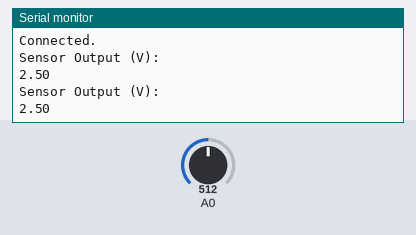
A sketch run on a simulated ESP8266 (NodeMCU). On the bench: the last lines printed to the serial monitor. The test bench sets the inputs (shaded band); at power-on: A0 = 512. WiFi joins after 1.5 s; servers stay silent unless stated.

Above: at 7.1 s.
7.2 s: A0 set to 716
At 8.7 s:
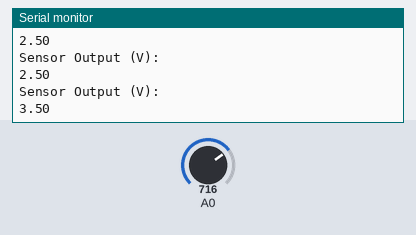
9.5 s: A0 set to 900
At 10.9 s:
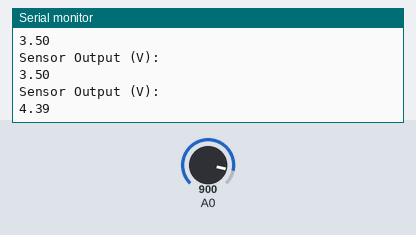
Timing chart, 0 to 12.5 s (numbered marks = the images above; inputs shaded):
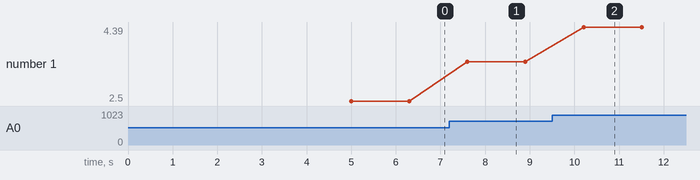

The sketch:

turbidity.ino
```cpp
#include "ThingSpeak.h"
#include <ESP8266WiFi.h>

//----------- Enter you Wi-Fi Details---------//
char ssid[] = "IOT"; //SSID
char pass[] = "c0v3ntry"; // Password
//-------------------------------------------//
WiFiClient  client;

unsigned long myChannelField = 2209876; // Channel ID
const int ChannelField = 2; // Which channel to write data
const char * myWriteAPIKey = "134K27BTNG6IKVDW"; // Your write API Key

void setup() {
  Serial.begin(9600);
  WiFi.mode(WIFI_STA);
  ThingSpeak.begin(client);
  Serial.println("pH meter experiment!");    //Test the serial monitor

}
void loop() {
   if (WiFi.status() != WL_CONNECTED)
  {
    Serial.print("Attempting to connect to SSID: ");
    Serial.println(ssid);
    while (WiFi.status() != WL_CONNECTED)
    {
      WiFi.begin(ssid, pass);
      Serial.print(".");
      delay(5000);
    }
    Serial.println("\nConnected.");
  }

 static unsigned long samplingTime = millis();
  static unsigned long printTime = millis();
  int sensorValue = analogRead(A0);
  float voltage = sensorValue * (5.0 / 1024.0);

  Serial.println ("Sensor Output (V):");
  Serial.println (voltage);
  Serial.println();
  ThingSpeak.writeField(myChannelField, ChannelField, voltage, myWriteAPIKey);
  delay(1000);
}
```

Measured:
- after the input at 7.2 s, the serial monitor: prints a new line after 0.40 s (image 1)
- after the input at 9.5 s, the serial monitor: prints a new line after 0.70 s (image 2)
- plotted number 1: 2.5 → 3.5 after the input at 7.2 s, 3.5 → 4.39 after the input at 9.5 s
